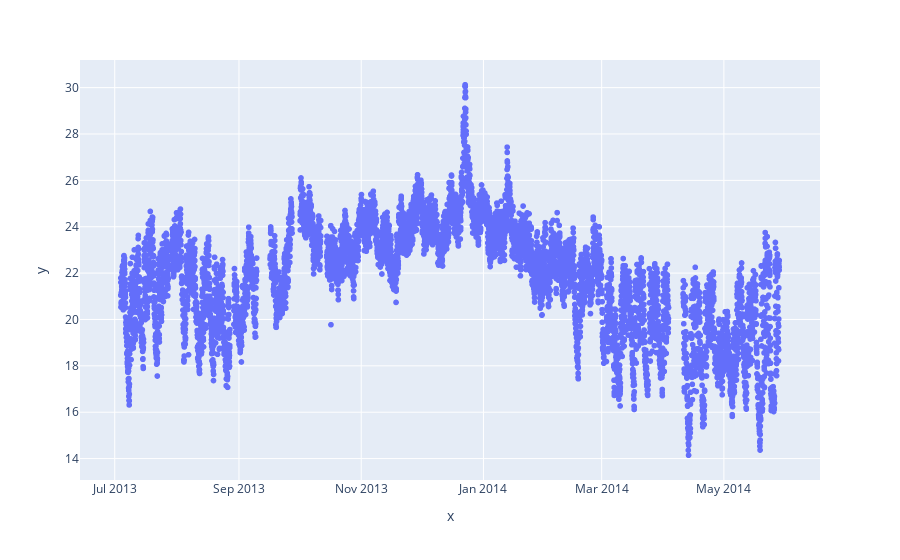

The notebook cell saved with this chart:
### Code cell
fig = px.scatter(x=df['timestamp'], y=df['value'])
fig.show()

### Figure 1 — Plotly figure (JSON) as saved in the notebook; plotly's stock layout.template omitted (floating-point values rounded to 4 significant figures; data arrays with more than 128 entries replaced by an {"elided": "..."} marker saying what was removed)
{"data": [{"hovertemplate": "x=%{x}<br>y=%{y}<extra></extra>", "legendgroup": "", "marker": {"color": "#636efa", "symbol": "circle"}, "mode": "markers", "name": "", "showlegend": false, "type": "scattergl", "x": {"elided": "7267 str values"}, "xaxis": "x", "y": {"elided": "7267 float values"}, "yaxis": "y"}], "layout": {"legend": {"tracegroupgap": 0}, "margin": {"t": 60}, "xaxis": {"anchor": "y", "domain": [0, 1], "title": {"text": "x"}}, "yaxis": {"anchor": "x", "domain": [0, 1], "title": {"text": "y"}}}}
